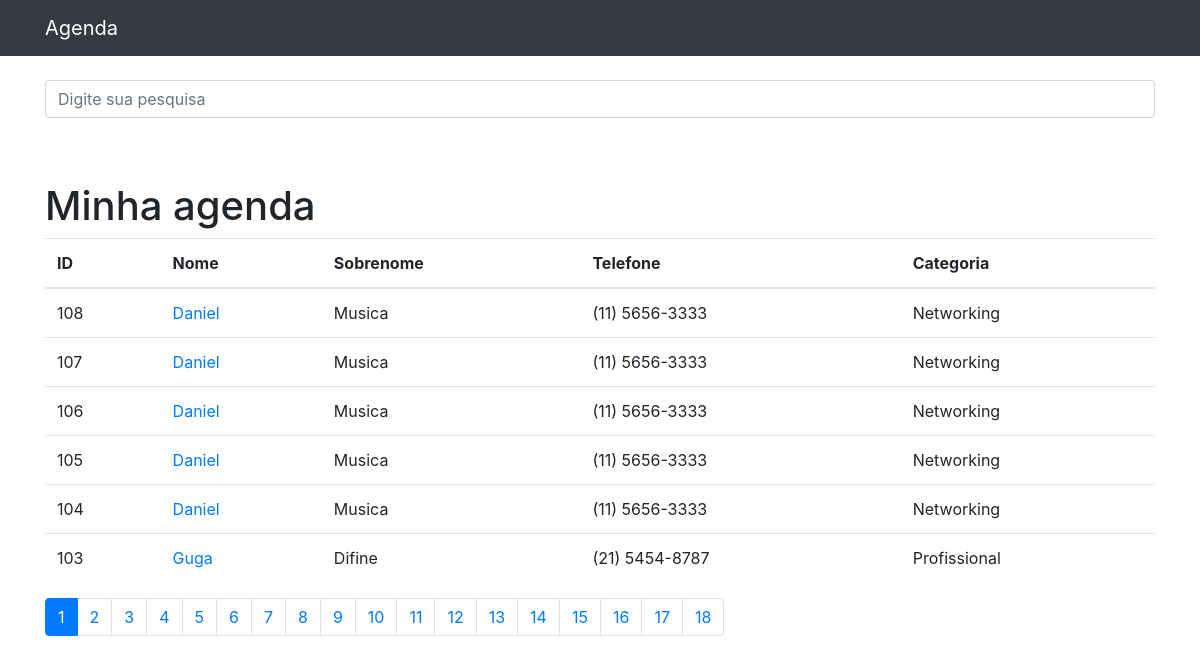
The page / on the database its author committed.
### appContatos/models.py (models this page shows, shortened)
class DbTabContatos(models.Model):
    strNome = models.CharField(max_length=255, verbose_name='Nome')
    strSobreNome = models.CharField(
        max_length=255, verbose_name='Sobrenome', blank=True)
    strTelefone = models.CharField(
        max_length=255, verbose_name='Telefone', blank=True)
    strEmail = models.CharField(
        max_length=255, verbose_name='E-mail', blank=True)
    strDataCriacao = models.DateTimeField(
        verbose_name='Data de Criação', default=timezone.now)
    texDescricao = models.TextField(verbose_name='Descrição', blank=True)
    bolExibir = models.BooleanField(verbose_name='Exibir', default=True)
    imgFoto = models.ImageField(
        verbose_name='Foto', blank=True, upload_to='fotos/%Y/%m')
    strKeyTabCategoria = models.ForeignKey(
        DbTabCategoria, verbose_name='Categoria',  on_delete=models.DO_NOTHING)

class DbTabCategoria(models.Model):
    strNome = models.CharField(max_length=255)
    def __str__(self):
        return self.strNome

### appContatos/views.py (the view)
# urls.py: path('', views.index, name='index'),
def index(request):
    varHtmlContatos = DbTabContatos.objects.order_by('-id').filter(
        bolExibir=True
    )
    paginacao = Paginator(varHtmlContatos, 6)
    page = request.GET.get('p')
    varHtmlContatos = paginacao.get_page(page)
    return render(request, 'appContatos/contatoIndex.html', {
        'passaHtmlContatos': varHtmlContatos,
    })

### appContatos/templates/appContatos/contatoIndex.html (shortened to what this page needs)
{%extends 'tempIndex.html'%}
{%block conteudo%}
<h1 class="mt-5">
  Minha agenda </h1>
  <table class="table">
    <thead>
      <tr>
        <th>ID </th ></th>
        <th>Nome </th ></th>
        <th>Sobrenome </th ></th>
        <th>Telefone </th></th>
        <th>Categoria </th></th>
      </tr>
    </thead>
    <tbody>
      {%for contato in passaHtmlContatos%}
      <tr>
          <td>{{contato.id}}</td>
          <td>
            <a href="{%url 'verContato' contato.id%}">{{contato.strNome}}</a>
          </td>
          <td>{{contato.strSobreNome}}</td>
          <td>{{contato.strTelefone}}</td>
          <td>{{contato.strKeyTabCategoria}}</td>
        </tr>
      {%endfor%}
    </tbody>
  </table>
  <nav aria-label="Page navigation example">
    <ul class="pagination">
      {%for pagina in passaHtmlContatos.paginator.page_range%}
        {%if passaHtmlContatos.number == pagina%}
          <li class="page-item active">
            <a class="page-link" href="?p={{pagina}}&termo={{request.GET.termo}}">
              {{pagina}}
            </a>
          </li>
        {%else%}
          <li class="page-item">
            <a class="page-link" href="?p={{pagina}}&termo={{request.GET.termo}}">
              {{pagina}}
            </a>
          </li>
        {%endif%}
      {%endfor%}
    </ul>
  </nav>
{%endblock%}

### djTemplates/tempIndex.html (shortened to what this page needs)
{%load static%}
<!DOCTYPE html>
<html lang="pt">
  <head>
    {%include 'parciais/tempHead.html'%}
  </head>
  <body>
    {%include 'parciais/tempNavMenu.html'%}
    {%if 'accounts' not in request.path%}
      {%include 'parciais/tempBusca.html'%}
    {%endif%}
    <div class="container">
      <div class="row">
        <div class="col-lg-12">
          {%block conteudo%}{%endblock%}
        </div>
      </div>
    </div>
  </body>
</html>

### djTemplates/parciais/tempHead.html (shortened to what this page needs)
{%load static%}
<link
  href="{% static 'vendor/bootstrap/css/bootstrap.min.css'%}"
  rel="stylesheet"
/>

### djTemplates/parciais/tempNavMenu.html (shortened to what this page needs)
<nav class="navbar navbar-expand-lg navbar-dark bg-dark static-top">
  <div class="container">
    <a class="navbar-brand" href="{%url 'index'%}">Agenda</a>
  </div>
</nav>

### djTemplates/parciais/tempBusca.html
<div class="row">
  <div class="container">&ensp;</div>
</div>
<div class="row">
  <div class="container">
    <form method="get" action="{% url 'busca' %}">
      <div class="form-group row">
        <div class="col-12">
          <input
            class="form-control"
            type="search"
            value="{{ request.GET.termo }}"
            id="search-input"
            placeholder="Digite sua pesquisa"
            name="termo"
          />
        </div>
      </div>
    </form>
  </div>
</div>

### rows shown on the page
DbTabContatos: id "108", strNome "Daniel", strSobreNome "Musica", strTelefone "(11) 5656-3333", strKeyTabCategoria "Networking"
DbTabContatos: id "107", strNome "Daniel", strSobreNome "Musica", strTelefone "(11) 5656-3333", strKeyTabCategoria "Networking"
DbTabContatos: id "106", strNome "Daniel", strSobreNome "Musica", strTelefone "(11) 5656-3333", strKeyTabCategoria "Networking"
DbTabContatos: id "105", strNome "Daniel", strSobreNome "Musica", strTelefone "(11) 5656-3333", strKeyTabCategoria "Networking"
DbTabContatos: id "104", strNome "Daniel", strSobreNome "Musica", strTelefone "(11) 5656-3333", strKeyTabCategoria "Networking"
DbTabContatos: id "103", strNome "Guga", strSobreNome "Difine", strTelefone "(21) 5454-8787", strKeyTabCategoria "Profissional"

### other values the page prints
{{ pagina }} "1"
{{ pagina }} "2" "3" "4" "5" "6" "7" "8" "9" "10" "11" "12" "13" "14" "15" "16" "17" "18"
